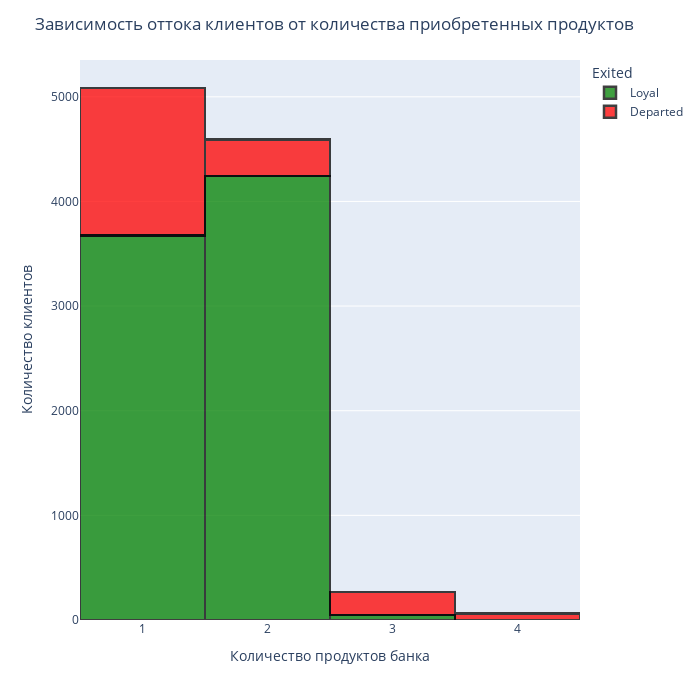

Here is the notebook cell this chart was saved with:
### Markdown cell above
# Вариант графика 2

### Code cell
fig = px.histogram(
    churn_df, 
    x="NumOfProducts", 
    color="Exited",
    barmode="stack",
    category_orders={"Exited": ["Loyal", "Departed"]},
    color_discrete_sequence=['Green', 'Red'],
    height=700,
    width=700
)

fig.update_traces(
    hovertemplate="Количество клиентов: %{y}", #Информация при наведении курсора на колонку
    marker_line_color='black',   # Цвет линии колонки
    marker_line_width=2.5,       # Толщина линии колонки
    opacity=0.75            # Прозрачность колонки
)

fig.update_layout(title="Зависимость оттока клиентов от количества приобретенных продуктов",
                  xaxis_title="Количество продуктов банка",
                  yaxis_title="Количество клиентов")
                  
fig.show()

# Выведим доп. информацию по клиентам, которые воспользовались 4-мя продуктами:
filter_four_product = churn_df.loc[churn_df['NumOfProducts'] == 4, ['NumOfProducts', 'Tenure']]
filter_four_product[['Tenure']].value_counts().sort_index()

### Figure 1 — Plotly figure (JSON) as saved in the notebook; plotly's stock layout.template omitted (floating-point values rounded to 4 significant figures; data arrays with more than 128 entries replaced by an {"elided": "..."} marker saying what was removed)
{"data": [{"alignmentgroup": "True", "bingroup": "x", "hovertemplate": "Количество клиентов: %{y}", "legendgroup": "Loyal", "marker": {"color": "Green", "line": {"color": "black", "width": 2.5}, "pattern": {"shape": ""}}, "name": "Loyal", "offsetgroup": "Loyal", "opacity": 0.75, "orientation": "v", "showlegend": true, "type": "histogram", "x": {"elided": "7963 int values"}, "xaxis": "x", "yaxis": "y"}, {"alignmentgroup": "True", "bingroup": "x", "hovertemplate": "Количество клиентов: %{y}", "legendgroup": "Departed", "marker": {"color": "Red", "line": {"color": "black", "width": 2.5}, "pattern": {"shape": ""}}, "name": "Departed", "offsetgroup": "Departed", "opacity": 0.75, "orientation": "v", "showlegend": true, "type": "histogram", "x": {"elided": "2037 int values"}, "xaxis": "x", "yaxis": "y"}], "layout": {"barmode": "stack", "height": 700, "legend": {"title": {"text": "Exited"}, "tracegroupgap": 0}, "margin": {"t": 60}, "title": {"text": "Зависимость оттока клиентов от количества приобретенных продуктов"}, "width": 700, "xaxis": {"anchor": "y", "domain": [0, 1], "title": {"text": "Количество продуктов банка"}}, "yaxis": {"anchor": "x", "domain": [0, 1], "title": {"text": "Количество клиентов"}}}}
